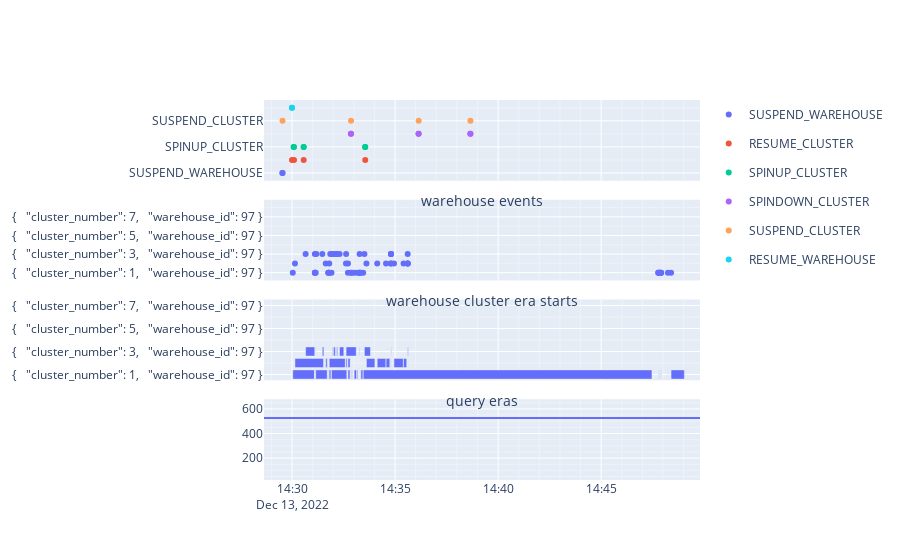

The code cell stored with this chart in its notebook:
### Code cell
from plotly.subplots import make_subplots

# qdf['warehouse_query'] = qdf.warehouse_name + " : " + qdf.query_id

figures = [
px.scatter(whe.sort_values('warehouse_name'), x="timestamp", y="event_name", color='event_name'),
px.scatter(cqe.sort_values('warehouse_id'), x="era_start", y="warehouse_id"),
px.timeline(cqe.sort_values('warehouse_id'), y='warehouse_id', x_start="era_start", x_end="era_end"),
px.line(spend, x = 'start_time', y='dollars_used_compute', line_shape='hv')
    ]

fig = make_subplots(rows=len(figures), cols=1, shared_xaxes=True, vertical_spacing=0.05) 

for i, figure in enumerate(figures):
    for trace in range(len(figure["data"])):
        fig.append_trace(figure["data"][trace], row=i+1, col=1)

fig.update_xaxes(title_text="warehouse events", row=1, col=1)
fig.update_xaxes(title_text="warehouse cluster era starts", row=2, col=1)
fig.update_xaxes(title_text="query eras", row=3, col=1)

fig.update_xaxes(showgrid=True,minor=dict(showgrid=True))
fig.update_yaxes(showgrid=True,minor=dict(showgrid=True))
fig.update_xaxes(autorange=True)
fig.update_layout(
    height=800,
)
fig.update_xaxes(type='date', autorange=True)

# fig.update_layout(
#     xaxis_range=[cqe.era_start.min(), cqe.era_end.max()]  # Specify your desired minimum and maximum range
# )
fig.show()

fig = px.bar(whm[whm.warehouse_name != 'OPS'], y='warehouse_name', x = ['credits_used_compute'], orientation = 'h', title='credits x warehouse')
fig.show()
fig = px.bar(whm, y='warehouse_name', x = ['credits_used_compute', 'credits_used_cloud_services'], orientation = 'h')
fig.show()
